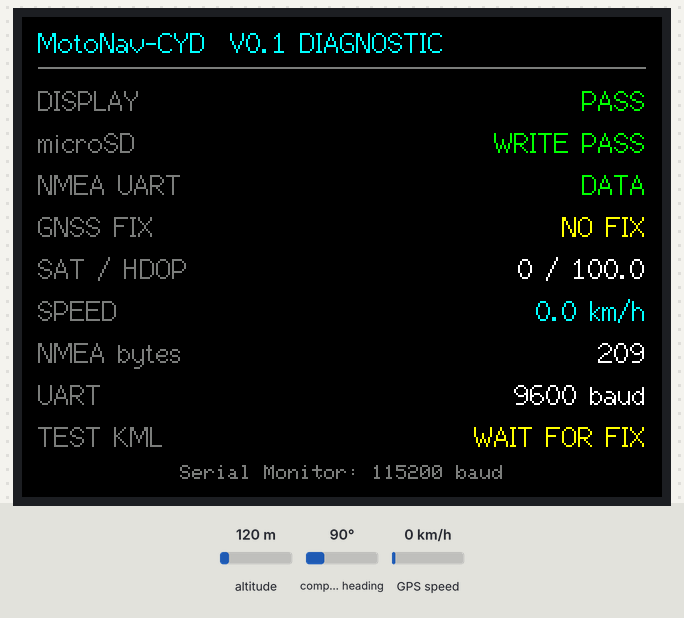
A sketch run on a simulated ESP32. On the bench: 320×240 colour display. Inputs (shaded band) come from the test bench; at power-on: altitude 120 m, GPS speed 0 km/h, compass heading 90°. Storage starts empty; the GPS gets a fix after 3 s at 37.7749, -122.4194 with 8 satellites; what the sketch prints to the serial monitor is not drawn.

Above: at 1.8 s.
1.9 s: altitude set to 20 m
5.2 s: GPS speed set to 2 km/h
At 6.9 s:
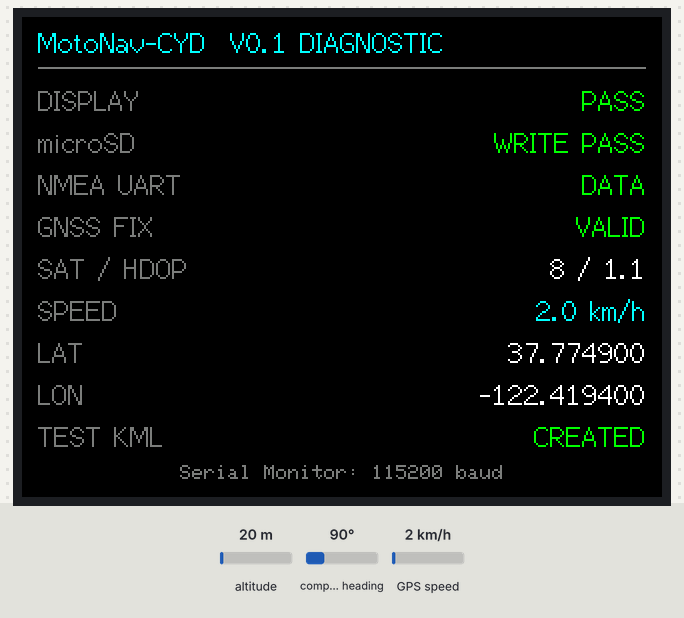
7.2 s: GPS speed set to 30 km/h
9.2 s: GPS speed set to 60 km/h
Timing chart, 0 to 12.2 s (numbered marks = the images above; inputs shaded):
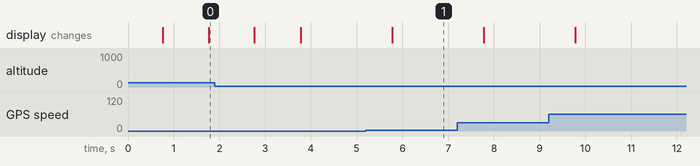

Measured:
- after the input at 5.2 s, the display: changes after 0.58 s (image 1)

The sketch:

MotoNav_CYD_V0_1_Diagnostic.ino
```cpp
#include <Arduino.h>
#include <TFT_eSPI.h>
#include <TinyGPSPlus.h>
#include <SPI.h>
#include <SD.h>

#include "config.h"

TFT_eSPI tft = TFT_eSPI();
TinyGPSPlus gps;
HardwareSerial gnssSerial(GNSS_UART_NUMBER);
SPIClass sdSpi(VSPI);

bool sdReady = false;
bool sdWritePassed = false;
bool kmlWritten = false;
uint32_t nmeaChars = 0;
uint32_t lastNmeaByteMs = 0;
uint32_t lastScreenMs = 0;

void drawLabel(int y, const char* label, const String& value, uint16_t color = TFT_WHITE) {
  tft.setTextColor(TFT_DARKGREY, TFT_BLACK);
  tft.drawString(label, 8, y, 2);
  tft.setTextColor(color, TFT_BLACK);
  tft.drawRightString(value, 312, y, 2);
}

bool testSdWrite() {
  SD.remove(TEST_TEXT_PATH);
  File file = SD.open(TEST_TEXT_PATH, FILE_WRITE);
  if (!file) return false;

  file.println("MotoNav-CYD V0.1 microSD diagnostic: PASS");
  file.flush();
  const size_t bytesWritten = file.size();
  file.close();
  return bytesWritten > 0;
}

bool writeDiagnosticKml() {
  if (!sdReady || !gps.location.isValid()) return false;

  SD.remove(TEST_KML_PATH);
  File file = SD.open(TEST_KML_PATH, FILE_WRITE);
  if (!file) return false;

  file.println("<?xml version=\"1.0\" encoding=\"UTF-8\"?>");
  file.println("<kml xmlns=\"http://www.opengis.net/kml/2.2\"><Document>");
  file.println("<name>MotoNav-CYD V0.1 diagnostic</name>");
  file.println("<Placemark><name>First valid GNSS fix</name>");
  file.print("<description>Satellites: ");
  file.print(gps.satellites.isValid() ? gps.satellites.value() : 0);
  file.print("; HDOP: ");
  file.print(gps.hdop.isValid() ? gps.hdop.hdop() : 0.0, 1);
  file.println("</description>");
  file.println("<Point><coordinates>");
  file.print(gps.location.lng(), 7);
  file.print(",");
  file.print(gps.location.lat(), 7);
  file.print(",");
  file.print(gps.altitude.isValid() ? gps.altitude.meters() : 0.0, 2);
  file.println("</coordinates></Point></Placemark>");
  file.println("</Document></kml>");
  file.flush();

  const size_t bytesWritten = file.size();
  file.close();
  return bytesWritten > 0;
}

void drawScreen() {
  const bool nmeaActive = nmeaChars > 0 && (millis() - lastNmeaByteMs) < GNSS_DATA_TIMEOUT_MS;
  const bool fix = gps.location.isValid() && gps.location.age() < GNSS_DATA_TIMEOUT_MS;

  tft.fillScreen(TFT_BLACK);
  tft.setTextDatum(TL_DATUM);
  tft.setTextColor(TFT_CYAN, TFT_BLACK);
  tft.drawString("MotoNav-CYD  V0.1 DIAGNOSTIC", 8, 5, 2);
  tft.drawFastHLine(8, 25, 304, TFT_DARKGREY);

  drawLabel(34, "DISPLAY", "PASS", TFT_GREEN);
  drawLabel(55, "microSD", !sdReady ? "INIT FAIL" : (sdWritePassed ? "WRITE PASS" : "WRITE FAIL"),
            sdReady && sdWritePassed ? TFT_GREEN : TFT_RED);
  drawLabel(76, "NMEA UART", nmeaActive ? "DATA" : "WAIT", nmeaActive ? TFT_GREEN : TFT_YELLOW);
  drawLabel(97, "GNSS FIX", fix ? "VALID" : "NO FIX", fix ? TFT_GREEN : TFT_YELLOW);
  drawLabel(118, "SAT / HDOP",
            String(gps.satellites.isValid() ? gps.satellites.value() : 0) + " / " +
            String(gps.hdop.isValid() ? gps.hdop.hdop() : 0.0, 1));
  drawLabel(139, "SPEED", String(gps.speed.isValid() ? gps.speed.kmph() : 0.0, 1) + " km/h", TFT_CYAN);

  if (fix) {
    drawLabel(160, "LAT", String(gps.location.lat(), 6));
    drawLabel(181, "LON", String(gps.location.lng(), 6));
  } else {
    drawLabel(160, "NMEA bytes", String(nmeaChars));
    drawLabel(181, "UART", String(GNSS_BAUD) + " baud");
  }

  drawLabel(202, "TEST KML", kmlWritten ? "CREATED" : "WAIT FOR FIX",
            kmlWritten ? TFT_GREEN : TFT_YELLOW);

  tft.setTextColor(TFT_DARKGREY, TFT_BLACK);
  tft.drawCentreString("Serial Monitor: 115200 baud", 160, 224, 1);
}

void setup() {
  Serial.begin(115200);
  delay(250);
  Serial.println();
  Serial.println("MotoNav-CYD V0.1 diagnostic");
  Serial.printf("GNSS UART: RX=%d TX=%d baud=%lu\n", GNSS_RX_PIN, GNSS_TX_PIN,
                static_cast<unsigned long>(GNSS_BAUD));

  tft.init();
  tft.setRotation(1);
  tft.invertDisplay(true);
  tft.fillScreen(TFT_BLACK);

  gnssSerial.begin(GNSS_BAUD, SERIAL_8N1, GNSS_RX_PIN, GNSS_TX_PIN);

  sdSpi.begin(SD_SCK_PIN, SD_MISO_PIN, SD_MOSI_PIN, SD_CS_PIN);
  sdReady = SD.begin(SD_CS_PIN, sdSpi);
  if (sdReady) {
    sdWritePassed = testSdWrite();
    Serial.printf("microSD initialized, write test: %s\n", sdWritePassed ? "PASS" : "FAIL");
  } else {
    Serial.println("microSD initialization: FAIL");
  }

  drawScreen();
}

void loop() {
  while (gnssSerial.available()) {
    const char c = static_cast<char>(gnssSerial.read());
    gps.encode(c);
    nmeaChars++;
    lastNmeaByteMs = millis();

    // Uncomment for raw NMEA troubleshooting.
    // Serial.write(c);
  }

  if (!kmlWritten && gps.location.isUpdated() && gps.location.isValid()) {
    kmlWritten = writeDiagnosticKml();
    Serial.printf("Diagnostic KML: %s\n", kmlWritten ? "CREATED" : "WRITE FAIL");
  }

  if (millis() - lastScreenMs >= SCREEN_REFRESH_MS) {
    lastScreenMs = millis();
    drawScreen();

    if (millis() > 10000 && nmeaChars < 10) {
      Serial.println("No NMEA data. Check GNSS TX -> CYD RX, GND and GNSS_BAUD.");
    }
  }
}
```

config.h
```cpp
#pragma once

// MotoNav-CYD V0.1 diagnostic configuration.
//
// The project accepts any UART GNSS receiver that outputs standard NMEA.
// Change these values for the receiver and CYD revision being tested.

constexpr int GNSS_UART_NUMBER = 2;
constexpr int GNSS_RX_PIN = 35;       // GNSS TX -> CYD GPIO35
constexpr int GNSS_TX_PIN = -1;       // Not required for receive-only diagnostics
constexpr uint32_t GNSS_BAUD = 9600;  // Common values: 9600, 38400, 115200

// Built-in microSD slot on the common ESP32-2432S028R CYD.
constexpr int SD_CS_PIN = 5;
constexpr int SD_SCK_PIN = 18;
constexpr int SD_MISO_PIN = 19;
constexpr int SD_MOSI_PIN = 23;

constexpr uint32_t SCREEN_REFRESH_MS = 500;
constexpr uint32_t GNSS_DATA_TIMEOUT_MS = 3000;
constexpr char TEST_TEXT_PATH[] = "/MOTONAV_SD_TEST.TXT";
constexpr char TEST_KML_PATH[] = "/MOTONAV_V01_TEST.KML";
```
